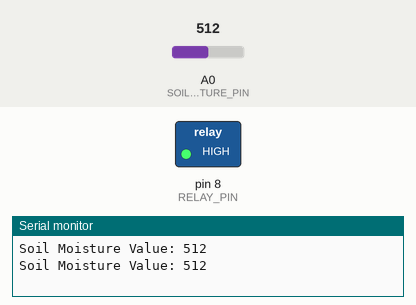
Recording of a sketch running on a simulated Arduino Uno, built with avr-gcc and run on an emulated ATmega328P. On the bench: switched loads named in the sketch (green lamp = pin HIGH), the last lines printed to the serial monitor. The inputs (shaded band) are chosen by the test bench; at power-on: A0 (SOIL_MOISTURE_PIN) = 512.

Above: at 5.8 s.
5.9 s: A0 (SOIL_MOISTURE_PIN) set to 581
11.9 s: A0 (SOIL_MOISTURE_PIN) set to 609
At 16.0 s:
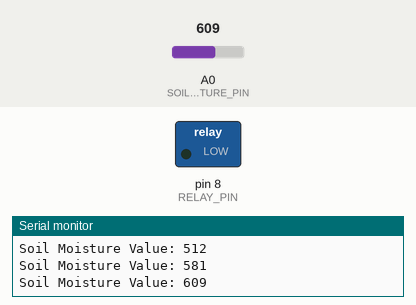
17.9 s: A0 (SOIL_MOISTURE_PIN) set to 590
At 21.0 s:
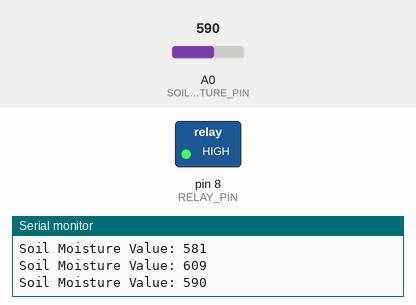
23.9 s: A0 (SOIL_MOISTURE_PIN) set to 610
At 26.0 s:
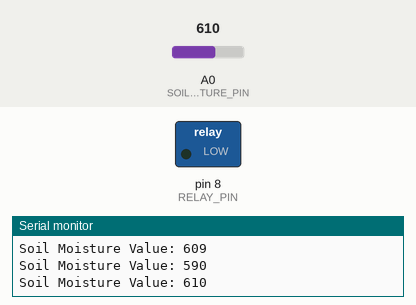
Timing chart, 0 to 27.5 s (numbered marks = the images above; inputs shaded):
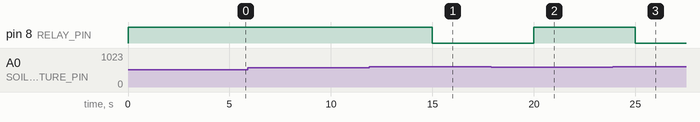

The sketch:

code.ino
```cpp
#define SOIL_MOISTURE_PIN A0
#define RELAY_PIN 8

int threshold = 600;  // Adjust based on your soil (wet soil gives lower value)

void setup() {
  pinMode(RELAY_PIN, OUTPUT);
  digitalWrite(RELAY_PIN, LOW); // Ensure pump is off initially
  Serial.begin(9600);
}

void loop() {
  int moisture = analogRead(SOIL_MOISTURE_PIN);
  Serial.print("Soil Moisture Value: ");
  Serial.println(moisture);

  if (moisture < threshold) {
    digitalWrite(RELAY_PIN, HIGH);  // Activate relay (pump ON)
    // delay(5000);                     // Run pump for 5 seconds
    // digitalWrite(RELAY_PIN, LOW);   // Deactivate relay (pump OFF)
  }
  else{
    digitalWrite(RELAY_PIN, LOW);   // Deactivate relay (pump OFF)
  }
  delay(5000); // Wait before next reading
}
```

Measured:
- the behaviour switches between 599 and 600 on A0 (SOIL_MOISTURE_PIN) (found by bisection; images 0 and 1)
- after the input at 11.9 s, pin 8 (RELAY_PIN): HIGH → LOW after 3.1 s
- after the input at 17.9 s, pin 8 (RELAY_PIN): LOW → HIGH after 2.1 s
- after the input at 23.9 s, pin 8 (RELAY_PIN): HIGH → LOW after 1.1 s
